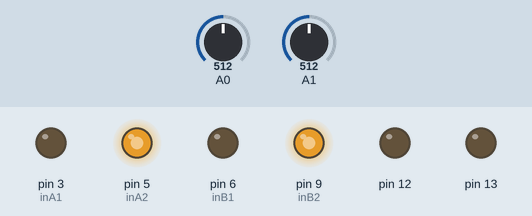
This sketch was run on a simulated Arduino Uno, built with avr-gcc and run on an emulated ATmega328P. Shown: output pins drawn as LEDs (lit = HIGH). The test bench sets the inputs (shaded band); at power-on: A0 = 512, A1 = 512. What the sketch prints to the serial monitor is not drawn.

Above: at 0.8 s.
0.9 s: A0 set to 501
At 1.7 s:
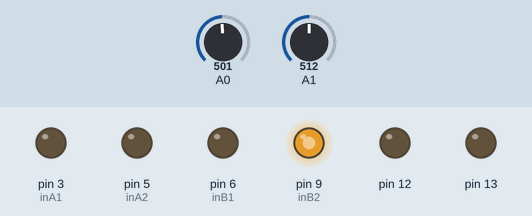
2.4 s: A1 set to 495
At 2.8 s:
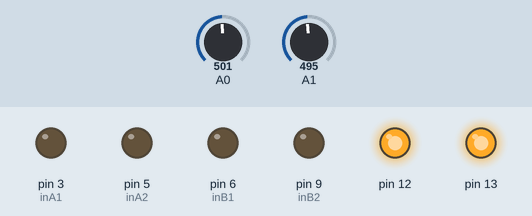
3.9 s: A0 set to 522
At 5.1 s:
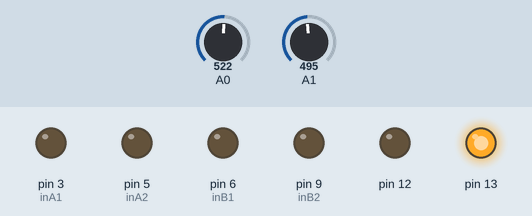
5.4 s: A1 set to 522
At 6.3 s:
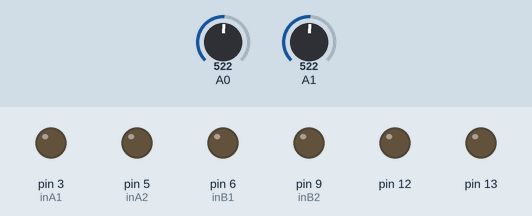
6.9 s: A0 set to 511
At 7.5 s:
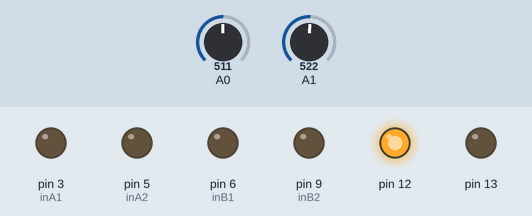
Timing chart, 0 to 9.9 s (numbered marks = the images above; inputs shaded):
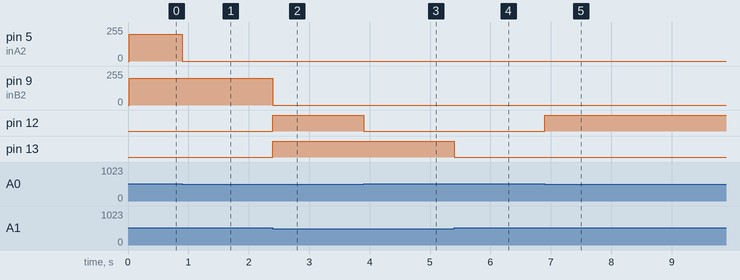

Measured:
- the behaviour switches between 512 and 511 on A0 (found by bisection; images 0 and 1)
- the behaviour switches between 512 and 511 on A1 (found by bisection; images 1 and 2)
- after the input at 0.9 s, pin 5 (inA2): 200/255 → 0/255 at once
- after the input at 2.4 s, pin 9 (inB2): 200/255 → 0/255 at once; pin 12, pin 13: LOW → HIGH at once
- after the input at 3.9 s, pin 12: HIGH → LOW at once
- after the input at 5.4 s, pin 13: HIGH → LOW at once
- after the input at 6.9 s, pin 12: LOW → HIGH at once

The sketch:

IEEE-Robot.ino
```cpp
#include <SoftwareSerial.h>

// Motor A

int inA1 = 3;
int inA2 = 5;

// Motor B

int inB1 = 6 ;
int inB2 = 9 ;


const byte rxPin = 7;
const byte txPin = 8;

char x ;

int speed = 0;

SoftwareSerial bluetooth (rxPin, txPin);

uint16_t encoderl,encoderr;
void setup() {
  Serial.begin(9600);

  bluetooth.begin(9600);
 pinMode(13,OUTPUT);
 pinMode(12,OUTPUT);
  while (!Serial || !bluetooth){
    // waiting for connection
  }

  Serial.println("IEEE Robot Ready");
  bluetooth.println("IEEE Robot Ready");


  pinMode(inA1 , OUTPUT);
  pinMode(inA2 , OUTPUT);
  pinMode(inB1 , OUTPUT);
  pinMode(inB2 , OUTPUT);
  bool donel=false,doner=false;
  do{
    encoderl=analogRead(0);
    encoderr=analogRead(1);
    if(encoderr<512)
      doner=true;
if(encoderl<512)
donel=true;
    if(!donel)
        {analogWrite(inA1 , 0);
        analogWrite(inA2, 200);
        }
        else
        {
        analogWrite(inA1 , 0);
        analogWrite(inA2, 0);
        }
        if(!doner){
        analogWrite(inB1 , 0);
        analogWrite(inB2, 200) ;
        }
        else
        {
          analogWrite(inB1 , 0);
        analogWrite(inB2, 0) ;
        }
  }while(!donel || !doner);
}

void loop() {
  if (bluetooth.available()>0){
      x = bluetooth.read();
       Serial.println(x);
      switch (x){
      case 'F' :  {
        Serial.write("Go Fowrord");
        analogWrite(inA1 , 0);
        analogWrite(inA2, speed);
        analogWrite(inB1 , 0);
        analogWrite(inB2, speed) ;
        break;
      }
       case 'B' :  {
        Serial.write("Go Fowrord");
        analogWrite(inA1 , speed);
        analogWrite(inA2, 0);
        analogWrite(inB1 , speed);
        analogWrite(inB2, 0) ;
        break;
      }
      case 'R' :  {
        Serial.write("Go Rigth");
        analogWrite(inA1 , 0);
        analogWrite(inA2, 0);
        analogWrite(inB1 , speed);
        analogWrite(inB2, 0) ;
        break;
      }
      case 'L' :  {
        Serial.write("Go Left");
        analogWrite(inA1 , speed);
        analogWrite(inA2, 0);
        analogWrite(inB1 , 0);
        analogWrite(inB2, 0) ;
        break;
      }

      case '0' : {
        speed = 5 ;
        Serial.write("Speed : 5");
        break; }

      case '1' : {
        Serial.write("Speed : 30");
        speed = 30 ;
        break ;
      }
      case '2' : {
        Serial.write("Speed : 55");
        speed = 55;
        break  ;
      }
      case '3' : {
        Serial.write("Speed : 80");
        speed = 80;
        break;
      }
      case '4' : {
        Serial.write("Speed : 105");
        speed = 105;
        break;
      }
      case '5' : {
        Serial.write("Speed : 130");
        speed = 130;
        break;
      }
      case '6' : {
        Serial.write("Speed : 155");
        speed = 155 ;
        break;
      }
      case '7' : {
        Serial.write("Speed : 18.");
        speed = 180;

        break ;
      }
      case '8' : {
        Serial.write("Speed : 205");
        speed = 205;
        break;
      }
      case '9' : {
        Serial.write("Speed : 230");
        speed = 230;
        break ;
      }


      default : {
        Serial.write("Stop");
        analogWrite(inA1 , 0);
        analogWrite(inA2, 0);
        analogWrite(inB1 , 0);
        analogWrite(inB2, 0) ;

        }

  }

}

encoderl=analogRead(0);
encoderr=analogRead(1);
if(encoderr<512)
digitalWrite(13,HIGH);
else
digitalWrite(13,LOW);
if(encoderl<512)
digitalWrite(12,HIGH);
else
digitalWrite(12,LOW);


}
```
